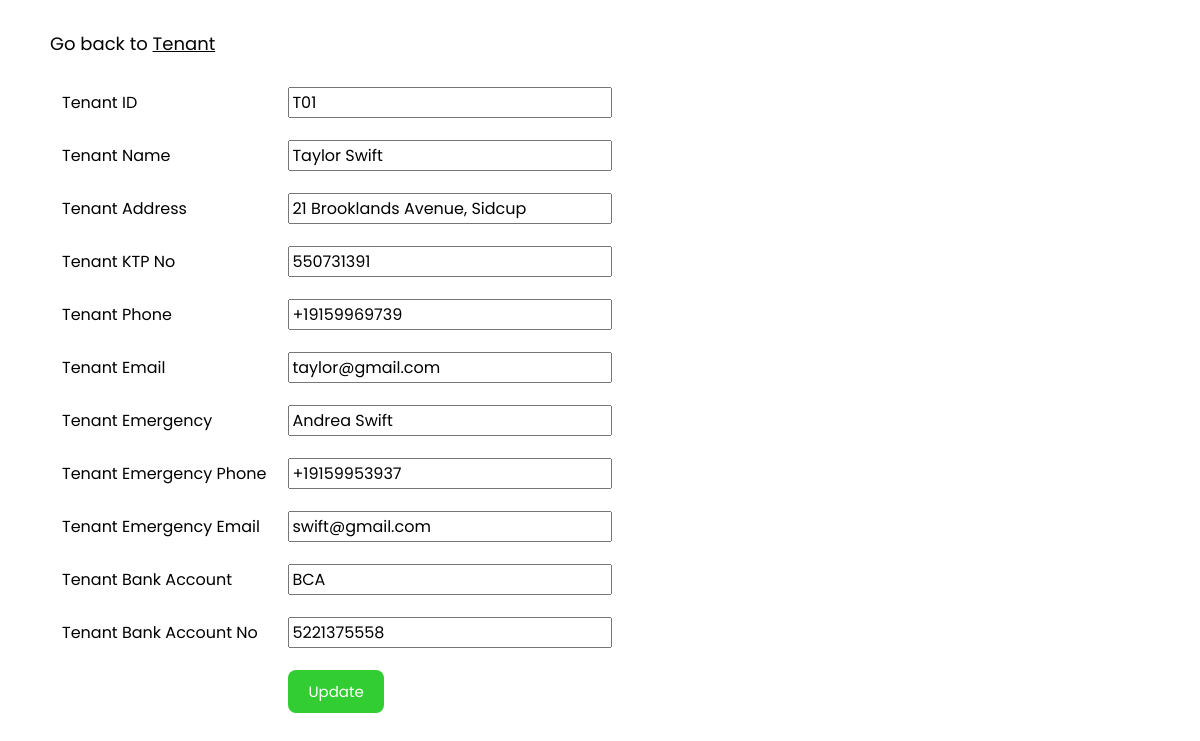
Page /tenant/edit.php?tenant_id=T01 (signed in) on the committed database.
### tables this page shows
CREATE TABLE `tenant` (
  `tenant_id` char(15) NOT NULL,
  `tenant_name` varchar(50) NOT NULL,
  `tenant_address` varchar(255) NOT NULL,
  `tenant_ktp_no` varchar(16) NOT NULL,
  `tenant_phone` varchar(20) NOT NULL,
  `tenant_email` varchar(50) NOT NULL,
  `tenant_emergcp` varchar(50) NOT NULL,
  `tenant_emergcp_phone` varchar(20) NOT NULL,
  `tenant_emergcp_email` varchar(50) NOT NULL,
  `tenant_bankaccount` varchar(50) NOT NULL,
  `tenant_bankaccount_no` varchar(50) NOT NULL
);

### tenant/edit.php (the view, shortened to what this page needs)
<?php
include_once("../config.php");
$tenant_id = $_GET['tenant_id'];
$result = mysqli_query($conn, "SELECT * FROM tenant WHERE tenant_id='$tenant_id'");
    while($tenant_data = mysqli_fetch_array($result)) {
		$tenant_id = $tenant_data['tenant_id'];
        $tenant_name = $tenant_data['tenant_name'];
        $tenant_address = $tenant_data['tenant_address'];
        $tenant_ktp_no = $tenant_data['tenant_ktp_no'];
        $tenant_phone = $tenant_data['tenant_phone'];
        $tenant_email = $tenant_data['tenant_email'];
        $tenant_emergcp = $tenant_data['tenant_emergcp'];
        $tenant_emergcp_phone = $tenant_data['tenant_emergcp_phone'];
        $tenant_emergcp_email = $tenant_data['tenant_emergcp_email'];
        $tenant_bankaccount = $tenant_data['tenant_bankaccount'];
        $tenant_bankaccount_no = $tenant_data['tenant_bankaccount_no'];
    }
?>
<!DOCTYPE html>
 <html lang="en">
 <head>
</head>
<body>
	<p>Go back to <a href="index.php">Tenant</a></p>
	<form method="post" action="<?= $_SERVER['PHP_SELF']?>">
		<table border="0">
			<tr>
				<td>Tenant ID</td>
				<td><input type="text" name="tenant_id" required value="<?= $tenant_id;?>"></td>
			</tr>
			<tr>
				<td>Tenant Name</td>
				<td><input type="text" name="tenant_name" required value="<?= $tenant_name;?>"></td>
			</tr>
			<tr>
				<td>Tenant Address</td>
				<td><input type="text" name="tenant_address" required value="<?= $tenant_address;?>"></td>
			</tr>
			<tr>
				<td>Tenant KTP No</td>
				<td><input type="text" name="tenant_ktp_no" value="<?= $tenant_ktp_no;?>"></td>
			</tr>
			<tr>
				<td>Tenant Phone</td>
				<td><input type="text" name="tenant_phone" value="<?= $tenant_phone;?>"></td>
			</tr>
			<tr>
				<td>Tenant Email</td>
				<td><input type="text" name="tenant_email" value="<?= $tenant_email;?>"></td>
			</tr>
			<tr>
				<td>Tenant Emergency</td>
				<td><input type="text" name="tenant_emergcp" value="<?= $tenant_emergcp;?>"></td>
			</tr>
			<tr>
				<td>Tenant Emergency Phone</td>
				<td><input type="text" name="tenant_emergcp_phone" value="<?= $tenant_emergcp_phone;?>"></td>
			</tr>
			<tr>
				<td>Tenant Emergency Email</td>
				<td><input type="text" name="tenant_emergcp_email" value="<?= $tenant_emergcp_email;?>"></td>
			</tr>
			<tr>
				<td>Tenant Bank Account</td>
				<td><input type="text" name="tenant_bankaccount" value="<?= $tenant_bankaccount;?>"></td>
			</tr>
			<tr>
				<td>Tenant Bank Account No</td>
				<td><input type="text" name="tenant_bankaccount_no" value="<?= $tenant_bankaccount_no;?>"></td>
			</tr>
			<tr>
                <td><input type="hidden" name="tenant_id" value=<?= $_GET['tenant_id'];?>></td>
                <td><button type="submit" name="update">Update</button></td>
			</tr>
		</table>
	</form>
</body>
</html>

### tenant/edit.php (style rules this page uses)
body { font-family: 'Poppins', sans-serif; font-size: 16px; margin: 30px 50px; }
a { color: black; }
p { font-size: 18px; }
input { font-family: 'Poppins', sans-serif; font-size: 16px; }
td { padding: 10px; }
button { background-color: limegreen; border: none; border-radius: 8px; padding: 10px 20px; text-align: center; text-decoration: none; display: inline-block; font-size: 15px; cursor: pointer; font-family: 'Poppins', sans-serif; color: white; }

### rows in the picture
tenant: tenant_id "T01", tenant_name "Taylor Swift", tenant_address "21 Brooklands Avenue, Sidcup", tenant_ktp_no "550731391", tenant_phone "+19159969739", tenant_email "taylor@gmail.com", tenant_emergcp "Andrea Swift", tenant_emergcp_phone "+19159953937", tenant_emergcp_email "swift@gmail.com", tenant_bankaccount "BCA", tenant_bankaccount_no "5221375558"
